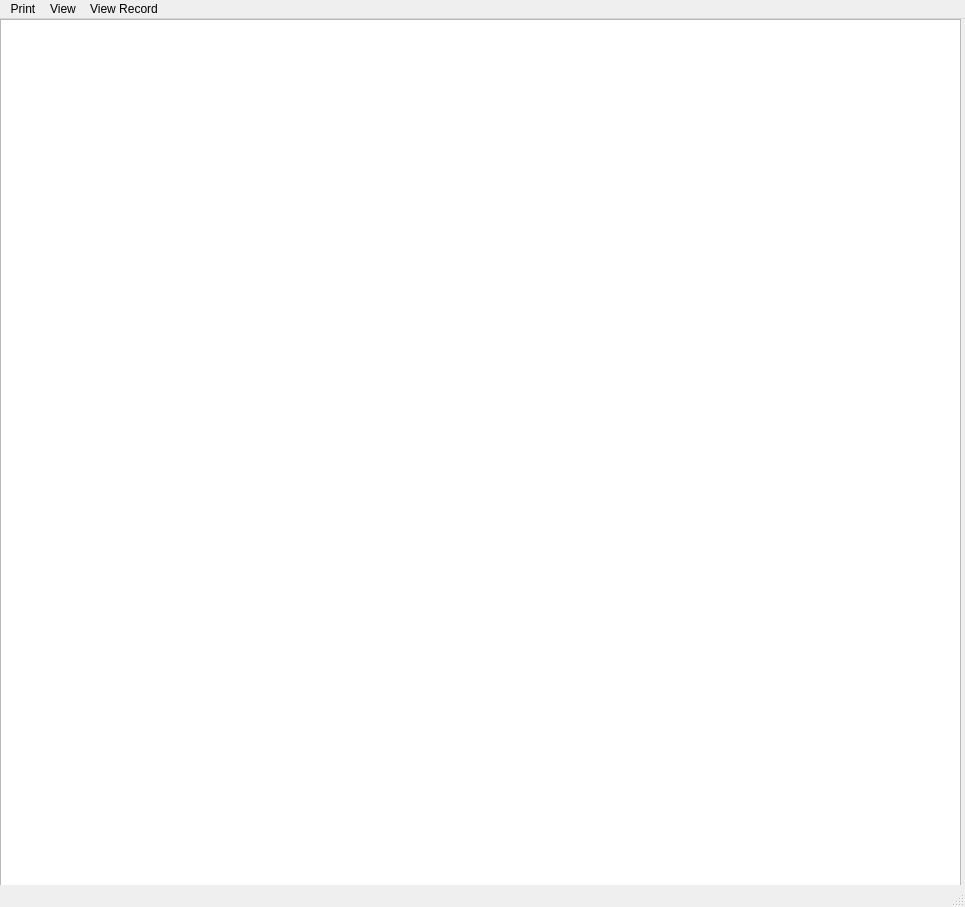
<?xml version="1.0" encoding="UTF-8"?>
<ui version="4.0">
 <class>MainWindow</class>
 <widget class="QMainWindow" name="MainWindow">
  <property name="geometry">
   <rect>
    <x>0</x>
    <y>0</y>
    <width>965</width>
    <height>907</height>
   </rect>
  </property>
  <property name="windowTitle">
   <string>MainWindow</string>
  </property>
  <widget class="QWidget" name="centralwidget">
   <widget class="QTableView" name="tableView">
    <property name="geometry">
     <rect>
      <x>0</x>
      <y>0</y>
      <width>961</width>
      <height>911</height>
     </rect>
    </property>
   </widget>
  </widget>
  <widget class="QMenuBar" name="menubar">
   <property name="geometry">
    <rect>
     <x>0</x>
     <y>0</y>
     <width>965</width>
     <height>22</height>
    </rect>
   </property>
   <widget class="QMenu" name="menuPrint">
    <property name="title">
     <string>Print</string>
    </property>
   </widget>
   <widget class="QMenu" name="menuEdit_Record">
    <property name="title">
     <string>View Record</string>
    </property>
   </widget>
   <widget class="QMenu" name="menuView">
    <property name="title">
     <string>View</string>
    </property>
    <addaction name="actionA_to_Z"/>
    <addaction name="actionZ_to_A"/>
    <addaction name="actionDate_of_Birth"/>
    <addaction name="actionRecord_First_to_Last"/>
    <addaction name="actionRecord_Last_to_First"/>
   </widget>
   <addaction name="menuPrint"/>
   <addaction name="menuView"/>
   <addaction name="menuEdit_Record"/>
  </widget>
  <widget class="QStatusBar" name="statusbar"/>
  <action name="actionA_to_Z">
   <property name="text">
    <string>Last Name A to Z</string>
   </property>
  </action>
  <action name="actionZ_to_A">
   <property name="text">
    <string>Last Name Z to A</string>
   </property>
  </action>
  <action name="actionDate_of_Birth">
   <property name="text">
    <string>Date of Birth</string>
   </property>
  </action>
  <action name="actionRecord_First_to_Last">
   <property name="text">
    <string>Record First to Last</string>
   </property>
  </action>
  <action name="actionRecord_Last_to_First">
   <property name="text">
    <string>Record Last to First</string>
   </property>
  </action>
 </widget>
 <resources/>
 <connections/>
</ui>
